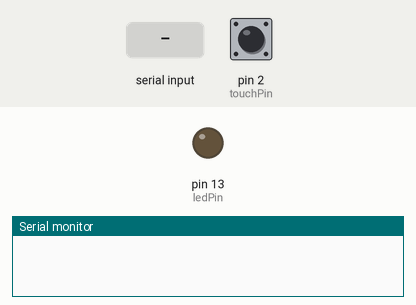
The sketch below on a simulated Arduino Uno, built with avr-gcc and run on an emulated ATmega328P. On the bench: output pins drawn as LEDs (lit = HIGH), the last lines printed to the serial monitor. Dashed ring = blinking. The inputs (shaded band) are chosen by the test bench; at power-on: pin 2 (touchPin) LOW.

Above: at 1.2 s.
1.3 s: pin 2 (touchPin) pulled HIGH for 3.2 s
At 1.7 s:
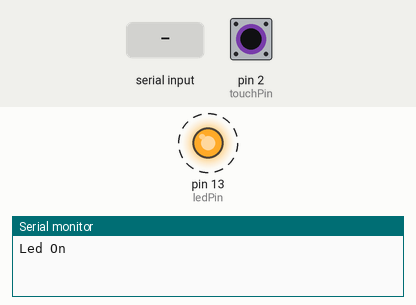
6.0 s: pin 2 (touchPin) pulled HIGH for 0.15 s
At 6.5 s:
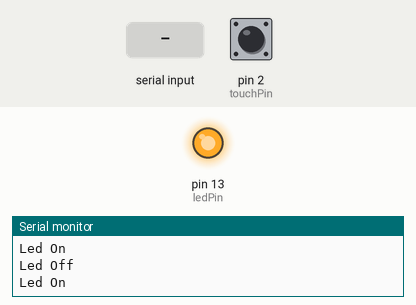
7.6 s: "a" received over Serial
At 8.4 s:
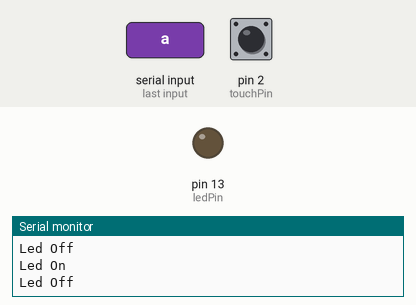
Timing chart, 0 to 10.6 s (numbered marks = the images above; inputs shaded):
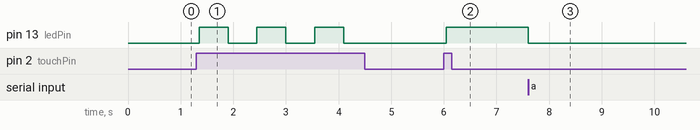

The sketch:

Led.ino
```cpp
const int touchPin = 2;  // Pin where the touch sensor is connected
const int ledPin = 13;   // Pin where the LED is connected

int touchCount = 0;      // Variable to keep track of the number of touches

void setup() {
  pinMode(touchPin, INPUT);
  pinMode(ledPin, OUTPUT);
  Serial.begin(9600);
}

void loop() {
  // Read the touch sensor state
  int touchState = digitalRead(touchPin);
  char letter = Serial.read();

  // Check if the touch sensor is touched
  if (touchState == HIGH) {
    delay(50);  // Debouncing delay

    // Increment touch count
    touchCount++;

    // Toggle the LED based on touch count
    if (touchCount == 1 ) {
      digitalWrite(ledPin, HIGH);  // Turn on the LED for the first touch
      Serial.println("Led On");
    } else if (touchCount == 2) {
      digitalWrite(ledPin, LOW);   // Turn off the LED for the second touch
      Serial.println("Led Off");
      touchCount = 0;
    }

    // Wait for a short duration to avoid multiple touch detections
    delay(500);
  }

  else if ( letter == 'a'){
    touchCount++;

    if (touchCount == 1){
      digitalWrite(ledPin,HIGH);
      Serial.println("Led On");
    }
    else if (touchCount == 2){
      digitalWrite(ledPin,LOW);
      Serial.println("Led Off");
      touchCount = 0;
    }
  }

}
```

Measured:
- after the input at 1.3 s, pin 13 (ledPin): alternates HIGH for 0.55 s and LOW for 0.55 s, 6 changes in all, then stays LOW, starting after 0.05 s
- after the input at 6.0 s, pin 13 (ledPin): LOW → HIGH after 0.05 s
- after the input at 7.6 s, pin 13 (ledPin): HIGH → LOW at once
